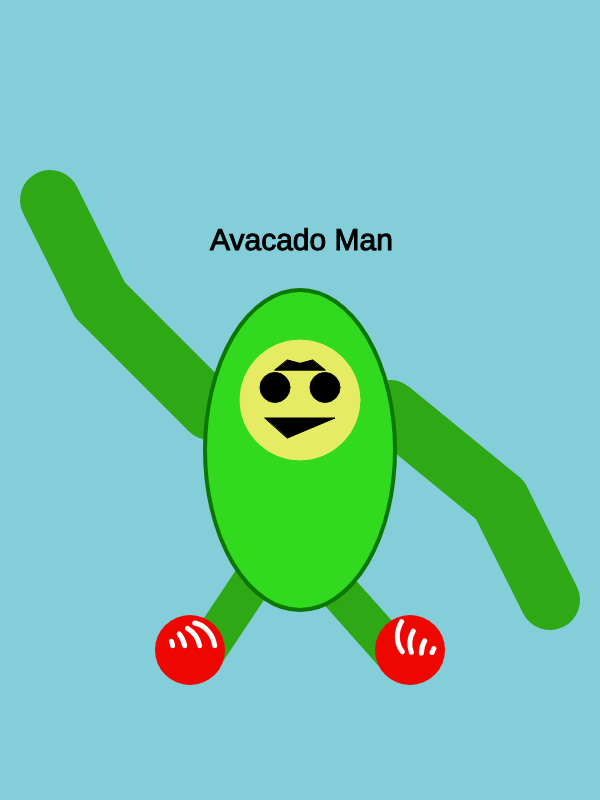
Frame 1 (no input)
Frame 60 (no input): identical to frame 1, image omitted
Frame 120 (the mouse pressed at the canvas centre since frame 60): identical to frame 1, image omitted

The p5.js sketch that drew this single still picture (run headless with seeded random() and noise() and a simulated clock; from frame 60 on, the mouse is pressed at the canvas centre):

// p5.js sketch
// ── sketch.js
function setup() {
    // create a canvas to draw on
    createCanvas(600, 800);
}

function draw() {

// background
    background('#84ceda');



//MAIN SANDBOX****
    push();
    translate(300, 400);

    push();

//Left arm****
    stroke('rgb(47, 168, 21)');
    strokeWeight(60);
    line(-90, 10, -200, -100);
    line(-200, -100, -250, -200);
    rotate(radians(180));

//Right arm****
    stroke('rgb(47, 168, 21)');
    strokeWeight( 60 );
    line(-90, -10, -200, -100);
    line(-200, -100, -250, -200);
    rotate(radians(180));
    pop();
    push();

//Legs***
    stroke('rgb(47, 168, 21)');
    strokeWeight(40);
    line(-40, 170, -100, 260);
    line(20, 170, 100, 260);

//Feet
    strokeWeight(70);
    stroke('rgb(238, 7, 0)');
    point(-110, 250);
    point(110, 250);
    pop();

//Laces
    push();
    stroke('rgb(255, 255, 255)');
    strokeWeight(5)
    noFill();
    arc(-110, 250, 50, 55, radians(280), radians(350));
    arc(-125, 250, 50, 50, radians(300), radians(350));
    arc(-140, 250, 50, 50, radians(320), radians(350));
    arc(-152, 250, 50, 50, radians(340), radians(350));
    rotate(radians(220));
    translate(-135, -350)
    arc(-110, 250, 50, 55, radians(280), radians(350));
    arc(-125, 250, 50, 50, radians(300), radians(350));
    arc(-140, 250, 50, 50, radians(320), radians(350));
    arc(-152, 250, 50, 50, radians(340), radians(350));
    pop();

//BODY****
    push();
    stroke('rgb(11, 119, 0)');
    strokeWeight(4);
    fill('rgb(49, 218, 31)');
    ellipse(0 ,50, 190, 320);

    pop();

//Face****
    push();
    translate(0,-50);
    stroke('rgb(229, 236, 100)');
    fill('rgb(229, 236, 100)');
    ellipse( 0 ,50, 120, 120 );
    stroke('rgb(0, 0, 0)');
    fill('rgb(0, 0, 0)');
    ellipse(25 ,37.5, 30, 30);
    fill('rgb(0, 0, 0)');
    ellipse(-25 ,37.5, 30, 30);
    triangle(25, 20, -25, 20, 12.5, 10);
    rotate(radians(180));
    triangle(25, -20, -25, -20, 12.5, -10);
    translate(0, -48);
    triangle(35, -20, -35, -20, 12.5, -40);
    pop();

    push();
    stroke('rgb(0, 0, 0)')
    textSize(30)
    text("Avacado Man", -90, -150);
    pop();

    pop();

  }

//BODY END****
